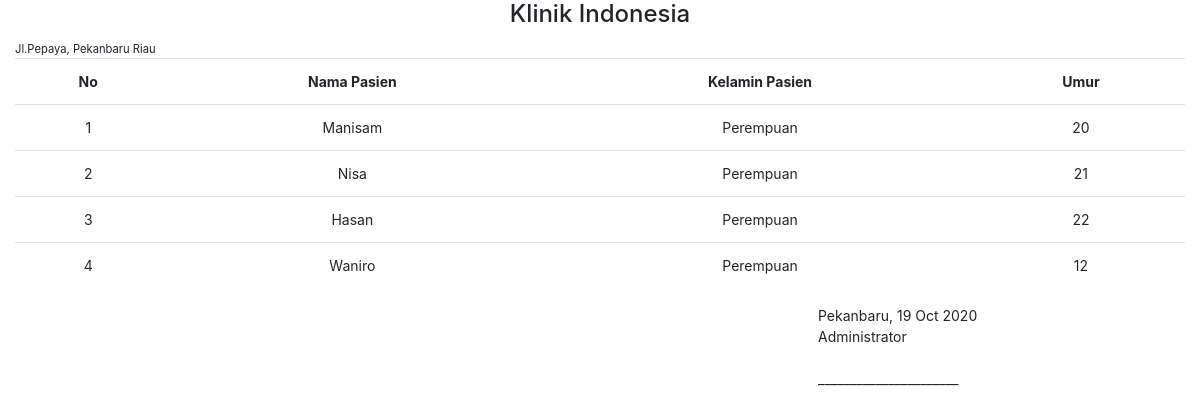
Screenshot of /index.php/admin/pasien/laporan with the database file from the repository.
### tables this page shows
CREATE TABLE `pasien` (
  `id_pasien` int(11) NOT NULL,
  `nama_pasien` varchar(50) NOT NULL,
  `jk_pasien` enum('L','P') NOT NULL,
  `umur_pasien` int(11) NOT NULL
);

### application/controllers/admin/Pasien.php (called while the page is built, shortened)
<?php
class Pasien extends CI_Controller {
	public function __construct()
	{
		$this->load->model('Pasien_m');
		$this->load->library('form_validation');
	}
	public function laporan()
	{
		$data['title'] = 'Laporan Pasien';
		$data['pasien'] = $this->Pasien_m->get('pasien')->result_array();
		$this->load->view('layout/header', $data);
		$this->load->view('admin/laporan/laporan_pasien');
		$this->load->view('layout/footer');
	}
}

### index.php (called while the page is built, shortened)
<?php
require_once BASEPATH.'core/CodeIgniter.php';

### application/models/Pasien_m.php (called while the page is built, shortened)
<?php
class Pasien_m extends CI_Model {
	public function get($table)
	{
		return $this->db->get($table);
	}
}

### application/views/admin/laporan/laporan_pasien.php (the view, shortened to what this page needs)
<div class="container-fluid">
	<h4 class="text-center">Klinik Indonesia</h4>
	<small class="text-center">Jl.Pepaya, Pekanbaru Riau</small>
	<div class="row">
		<div class="col-md">
			<table class="table text-center">
				<tr>
					<th>No</th>
					<th>Nama Pasien</th>
					<th>Kelamin Pasien</th>
					<th>Umur</th>
				</tr>
				<?php $no = 1; foreach($pasien as $d) : ?>
					<tr>
						<td><?= $no++; ?></td>
						<td><?= $d['nama_pasien']; ?></td>
						<td><?= $d['jk_pasien'] == 'L' ? 'Laki-Laki' : 'Perempuan'; ?></td>
						<td><?= $d['umur_pasien']; ?></td>
					</tr>
				<?php endforeach; ?>
			</table>
		</div>
	</div>
	<div class="row">
		<div class="col-md-4 offset-md-8">
			<table>
				<tr>
					<td></td>
					<td>
						<?php $tgl = date_create(date('d-m-Y')); ?>
						<p>Pekanbaru, <?= date_format($tgl, 'd M Y'); ?>
							<br>
							Administrator <br><br>
							______________________
						</p>
					</td>
				</tr>
			</table>
		</div>
	</div>
</div>

### assets/css/dashboard.css (style rules this page uses)
body { font-size: .875rem; }

### rows the page displays
pasien: nama_pasien "Manisam", jk_pasien "Perempuan", umur_pasien "20"
pasien: nama_pasien "Nisa", jk_pasien "Perempuan", umur_pasien "21"
pasien: nama_pasien "Hasan", jk_pasien "Perempuan", umur_pasien "22"
pasien: nama_pasien "Waniro", jk_pasien "Perempuan", umur_pasien "12"

### other values shown
date_format($tgl, 'd M Y') "19 Oct 2020"
